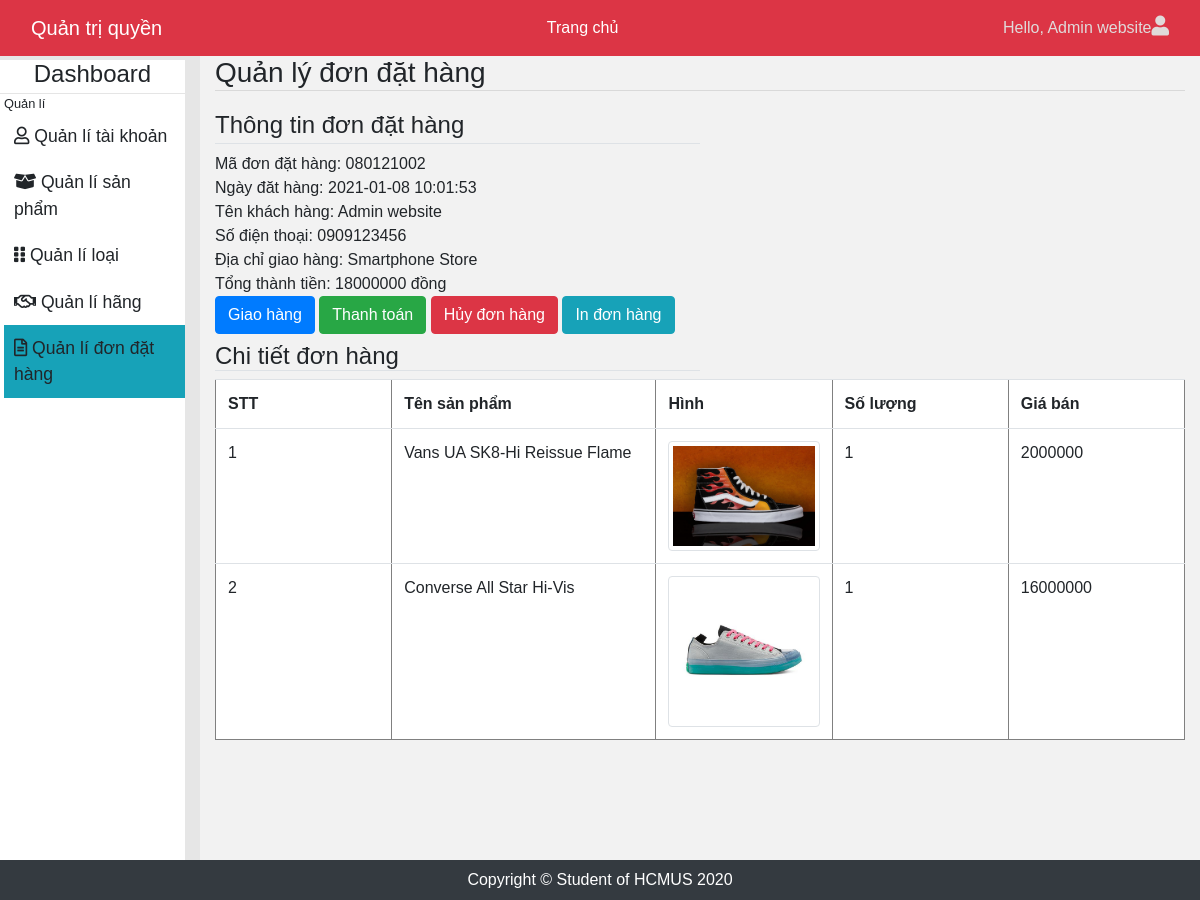
Screenshot of /admin/index.php?c=5&a=2&id=080121002 (signed in) with the database file from the repository.
### tables this page shows
CREATE TABLE IF NOT EXISTS `taikhoan` (
  `MaTaiKhoan` int(11) NOT NULL AUTO_INCREMENT,
  `TenDangNhap` varchar(20) DEFAULT NULL,
  `MatKhau` varchar(20) DEFAULT NULL,
  `TenHienThi` varchar(64) DEFAULT NULL,
  `DiaChi` varchar(256) DEFAULT NULL,
  `DienThoai` varchar(11) DEFAULT NULL,
  `Email` varchar(30) DEFAULT NULL,
  `BiXoa` tinyint(1) DEFAULT '0',
  `MaLoaiTaiKhoan` int(11) NOT NULL,
  `code` varchar(255) DEFAULT NULL,
  PRIMARY KEY (`MaTaiKhoan`),
  KEY `fk_TaiKhoan_LoaiTaiKhoan_idx` (`MaLoaiTaiKhoan`)
);

CREATE TABLE IF NOT EXISTS `dondathang` (
  `MaDonDatHang` varchar(9) NOT NULL,
  `NgayLap` datetime DEFAULT NULL,
  `TongThanhTien` int(11) DEFAULT NULL,
  `MaTaiKhoan` int(11) NOT NULL,
  `MaTinhTrang` int(11) NOT NULL,
  PRIMARY KEY (`MaDonDatHang`),
  KEY `fk_DonDatHang_TaiKhoan1_idx` (`MaTaiKhoan`),
  KEY `fk_DonDatHang_TinhTrang1_idx` (`MaTinhTrang`)
);

CREATE TABLE IF NOT EXISTS `chitietdondathang` (
  `MaChiTietDonDatHang` varchar(11) NOT NULL,
  `SoLuong` int(11) DEFAULT NULL,
  `GiaBan` int(11) DEFAULT NULL,
  `MaDonDatHang` varchar(9) NOT NULL,
  `MaSanPham` int(11) NOT NULL,
  PRIMARY KEY (`MaChiTietDonDatHang`),
  KEY `fk_ChiTietDonDatHang_DonDatHang1_idx` (`MaDonDatHang`),
  KEY `fk_ChiTietDonDatHang_SanPham1_idx` (`MaSanPham`)
);

CREATE TABLE IF NOT EXISTS `sanpham` (
  `MaSanPham` int(11) NOT NULL AUTO_INCREMENT,
  `TenSanPham` varchar(45) DEFAULT NULL,
  `HinhURL` varchar(45) DEFAULT NULL,
  `GiaSanPham` int(11) DEFAULT NULL,
  `NgayNhap` datetime DEFAULT NULL,
  `SoLuongTon` int(11) DEFAULT NULL,
  `SoLuongBan` int(11) DEFAULT NULL,
  `SoLuocXem` int(11) DEFAULT NULL,
  `MoTa` text,
  `BiXoa` tinyint(1) DEFAULT '0',
  `MaLoaiSanPham` int(11) NOT NULL,
  `MaHangSanXuat` int(11) NOT NULL,
  PRIMARY KEY (`MaSanPham`),
  KEY `fk_SanPham_LoaiSanPham1_idx` (`MaLoaiSanPham`),
  KEY `fk_SanPham_HangSanXuat1_idx` (`MaHangSanXuat`)
);

### lib/DataProvider.php (called while the page is built, shortened)
<?php
class DataProvider
{
    public static function ExecuteQuery($sql)
    {
        $connection=mysqli_connect('acctive','root','','cuahangdienthoai_db') or
        die("couldn't connect to acctive");
        mysqli_query($connection,"set names 'utf8'");
        $result = mysqli_query($connection,$sql);
        return $result;
    }
}
?>

### admin/pages/qlDonDatHang/pChiTietDonDatHang.php (the view, shortened to what this page needs)
<?php
    $id = $_GET["id"];
    $sql = "SELECT  d.MaDonDatHang, d.NgayLap, d.TongThanhTien, t.TenHienThi, t.DiaChi, t.DienThoai, tt.MaTinhTrang, tt.TenTinhTrang FROM TaiKhoan t, DonDatHang d, TinhTrang tt
              WHERE d.MaTaiKhoan = t.MaTaiKhoan AND d.MaTinhTrang = tt.MaTinhTrang AND MaDonDatHang = $id";
             $result = DataProvider::ExecuteQuery($sql);
             $row = mysqli_fetch_array($result);
?>
<fieldset>
     <legend class="border-bottom w-50">Thông tin đơn đặt hàng</legend>
     <div>
          <span>Mã đơn đặt hàng:</span>
          <?php echo $row["MaDonDatHang"]; ?>
      </div>
      <div>
          <span>Ngày đăt hàng:</span>
          <?php echo $row["NgayLap"]; ?>
      </div>
      <div>
          <span>Tên khách hàng:</span>
          <?php echo $row["TenHienThi"]; ?>
      </div>
      <div>
          <span>Số điện thoại:</span>
          <?php echo $row["DienThoai"]; ?>
      </div>
      <div>
          <span>Địa chỉ giao hàng:</span>
          <?php echo $row["DiaChi"]; ?>
      </div>
      <div>
          <span>Tổng thành tiền:</span>
          <?php echo $row["TongThanhTien"]; ?> đồng
      </div>
      <a href="pages/qlDonDatHang/xlDonDatHang.php?a=2&id=<?php echo $id; ?>" class="btnGiaoHang btn btn-primary">
           Giao hàng
      </a>
      <a href="pages/qlDonDatHang/xlDonDatHang.php?a=3&id=<?php echo $id; ?>" class="btnThanhToan btn btn-success">
           Thanh toán
      </a>
      <a href="pages/qlDonDatHang/xlDonDatHang.php?a=4&id=<?php echo $id; ?>" class="btnHuy btn btn-danger">
           Hủy đơn hàng
      </a>
      <a href="#" onclick="window.print();" class="btnInDonHang btn btn-info">
            In đơn hàng
      </a>
</fieldset>
<h4 class="pt-2 border-bottom w-50">Chi tiết đơn hàng</h4>
<table class="table" cellspacing="0" border="1">
   <tr>
       <th width="100">STT</th>
       <th width="150">Tên sản phẩm</th>
       <th width="100">Hình</th>
       <th width="100">Số lượng</th>
       <th width="100">Giá bán</th>
    </tr>
    <?php
        $sql = "SELECT s.TenSanPham, s.HinhURL, c.SoLuong, c.GiaBan FROM ChiTietDonDatHang c, SanPham s WHERE c.MaSanPham = s.MaSanPham
          AND c.MaDonDatHang = $id";
        $result = DataProvider::ExecuteQuery($sql);
        $i = 1;
        while($row = mysqli_fetch_array($result))
        {
            ?>
               <tr>
                  <td><?php echo $i++; ?></td>
                  <td><?php echo $row["TenSanPham"]; ?></td>
                  <td>
                      <img class="img-thumbnail" src="../images/sanpham/<?php echo $row["HinhURL"]; ?>"/>
                  </td>
                  <td><?php echo $row["SoLuong"]; ?></td>
                  <td><?php echo $row["GiaBan"]; ?></td>
                </tr>
            <?php
        }
    ?>
</table>

### admin/css/style.css (style rules this page uses)
body { font-family: 'Poppins', sans-serif; background: #e6e6e6; margin-top: 56px; }
.table { background-color:white ; }
a, a:hover, a:focus { color: inherit; text-decoration: none; transition: all 0.3s; }

### rows the page displays
taikhoan: dondathang.MaDonDatHang "080121002", dondathang.NgayLap "2021-01-08 10:01:53", TenHienThi "Admin website", DienThoai "0909123456", DiaChi "Smartphone Store", dondathang.TongThanhTien "18000000"
chitietdondathang: MaSanPham.TenSanPham "Vans UA SK8-Hi Reissue Flame", MaSanPham.HinhURL (picture), SoLuong "1", GiaBan "2000000"
chitietdondathang: MaSanPham.TenSanPham "Converse All Star Hi-Vis", MaSanPham.HinhURL (picture), SoLuong "1", GiaBan "16000000"

### other values shown
$_SESSION["TenHienThi"] "Admin website"
